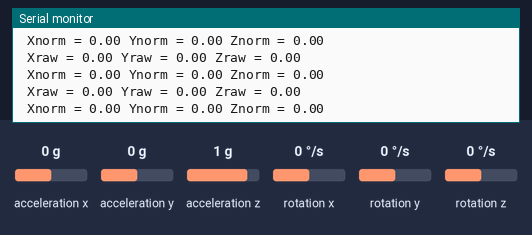
Simulated run of this sketch. Board: Arduino Uno, built with avr-gcc and run on an emulated ATmega328P. Parts: the last lines printed to the serial monitor. The inputs (shaded band) are chosen by the test bench; at power-on: rotation x 0 °/s, rotation y 0 °/s, rotation z 0 °/s, acceleration x 0 g, acceleration y 0 g, acceleration z 1 g.

Above: at 1.2 s.
1.3 s: rotation x set to -192 °/s
At 2.4 s:
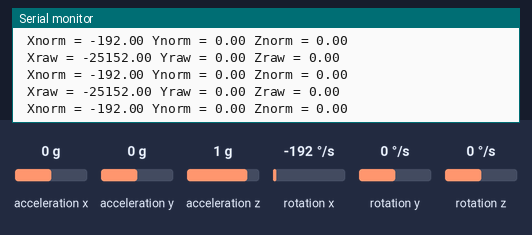
4.3 s: rotation y set to -192 °/s
At 4.9 s:
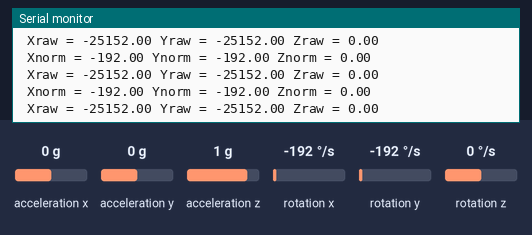
5.8 s: rotation z set to 100 °/s
At 6.4 s:
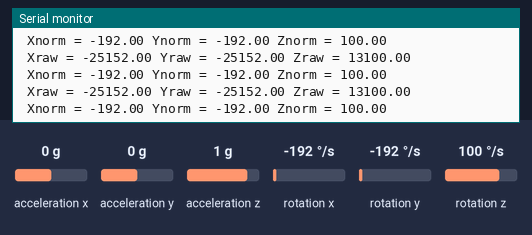
8.8 s: rotation z set to -192 °/s
At 9.6 s:
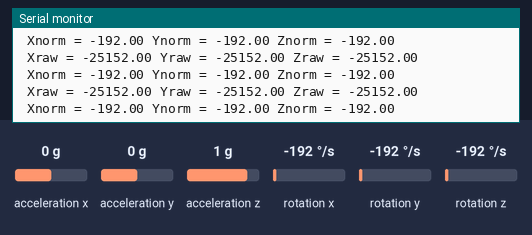
Timing chart, 0 to 11.8 s (numbered marks = the images above; inputs shaded):
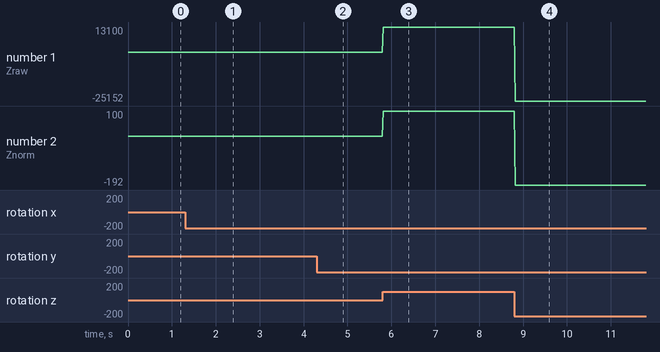

The sketch:

gyro.ino
```cpp
/*
    MPU6050 Triple Axis Gyroscope & Accelerometer. Simple Gyroscope Example.
    Read more: http://www.jarzebski.pl/arduino/czujniki-i-sensory/3-osiowy-zyroskop-i-akcelerometr-mpu6050.html
    GIT: https://github.com/jarzebski/Arduino-MPU6050
    Web: http://www.jarzebski.pl
    (c) 2014 by Korneliusz Jarzebski
*/

#include "Wire.h"
#include "MPU6050.h"

MPU6050 mpu;

void setup()
{
  Serial.begin(115200);

  // Initialize MPU6050
  Serial.println("Initialize MPU6050");

  // If you want, you can set gyroscope offsets
  // mpu.setGyroOffsetX(155);
  // mpu.setGyroOffsetY(15);
  // mpu.setGyroOffsetZ(15);
}


void loop()
{
  Vector rawGyro = mpu.readRawGyro();
  Vector normGyro = mpu.readNormalizeGyro();

  Serial.print(" Xraw = ");
  Serial.print(rawGyro.XAxis);
  Serial.print(" Yraw = ");
  Serial.print(rawGyro.YAxis);
  Serial.print(" Zraw = ");
  Serial.println(rawGyro.ZAxis);

  Serial.print(" Xnorm = ");
  Serial.print(normGyro.XAxis);
  Serial.print(" Ynorm = ");
  Serial.print(normGyro.YAxis);
  Serial.print(" Znorm = ");
  Serial.println(normGyro.ZAxis);

  delay(10);
}
```

Measured:
- after the input at 1.3 s, the serial monitor: prints a new line at once (image 1)
- after the input at 4.3 s, the serial monitor: prints a new line at once (image 2)
- after the input at 5.8 s, the serial monitor: prints a new line at once (image 3)
- after the input at 8.8 s, the serial monitor: prints a new line at once (image 4)
- plotted number 1: 0 → 13100 after the input at 5.8 s
- plotted number 2: 0 → 100 after the input at 5.8 s
